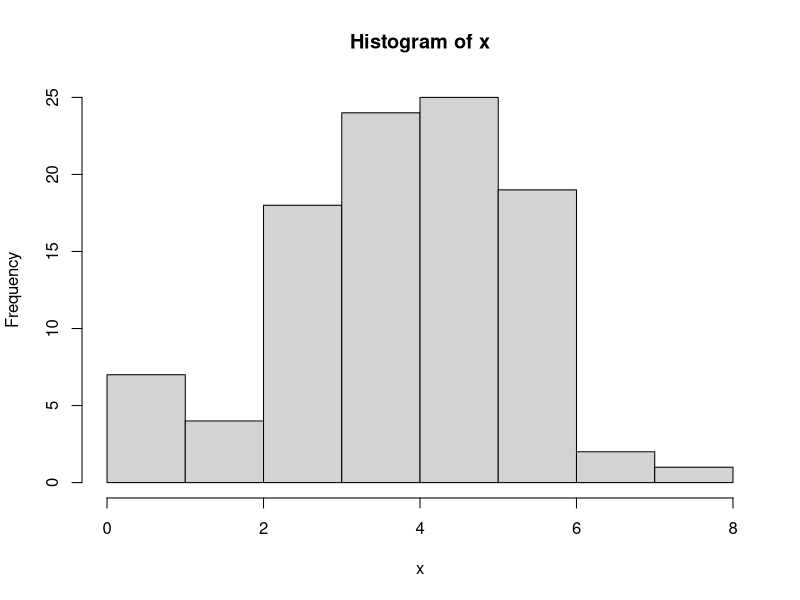
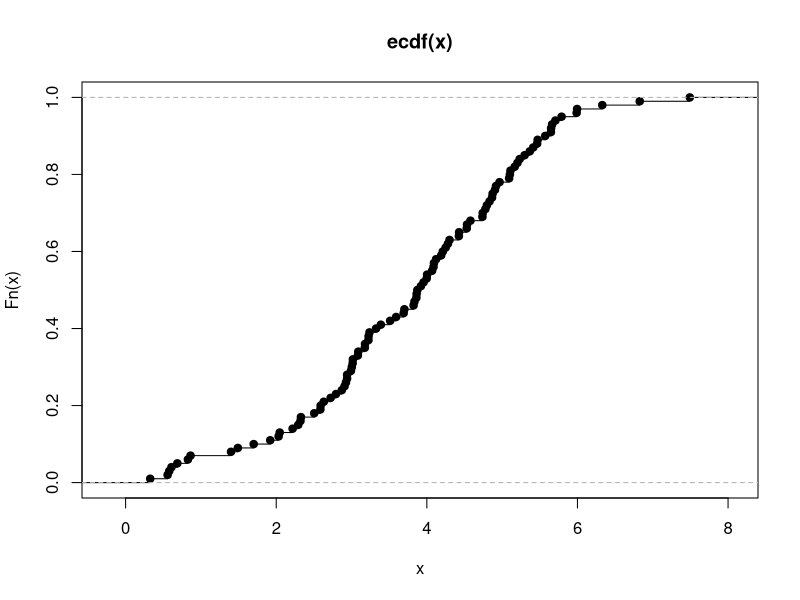

Write the R code that produced these figures, in order.
#1.
x <- c(2.9069147, 3.0180566, 3.5921512, 5.9949929, 4.7383280, 5.6480674, 6.8271128, 3.7017324, 3.1761423, 
2.0317085, 4.1907820, 0.6869908, 2.7228405, 3.9208308, 3.2263873, 0.6088172, 2.9259418, 1.7007993, 
5.4648964, 4.0698336, 3.8611872, 4.5297155, 2.9918485, 4.7422776, 5.9891359, 2.5897263, 2.3218468, 
3.8356342, 3.8237642, 0.8620503, 3.0149591, 3.1789523, 4.0887007, 3.9978627, 4.8658102, 3.2249349, 
2.2923833, 4.3012566, 5.2990025, 5.3670633, 3.6922178, 4.0945429, 3.0038287, 2.5046016, 3.2385523, 
4.5334532, 3.8738495, 1.3998781, 5.7068375, 3.0898230, 4.2124252, 3.3258641, 4.4255638, 0.5576568, 
4.0035172, 4.8321954, 2.6317194, 2.0462067, 4.2500042, 5.4126992, 5.6499125, 6.3294342, 3.8642895, 
5.0923592, 2.2177806, 4.8733136, 4.9657656, 2.9415239, 3.0843663, 3.3892992, 0.5791528, 5.1104987, 
5.7896187, 2.7939942, 4.7975087, 4.7772319, 7.4918467, 3.9567484, 4.4284291, 5.4715716, 3.5125444, 
2.8711795, 5.1026480, 5.6636615, 5.2328671, 2.9411224, 4.5790267, 1.4904681, 4.9046809, 4.9183758, 
1.9204763, 0.3265761, 2.5865285, 5.1669026, 5.2026414, 4.1229169, 4.2798322, 0.8271656, 2.3279752, 
5.5718179 
) 


# a. 
ecdf(x)(4.90) - ecdf(x)(1.92) 


# b. 
ecdf(x)(7) - ecdf(x)(2) 


# c. 
hist(x) 


# d. 
plot(ecdf(x))
